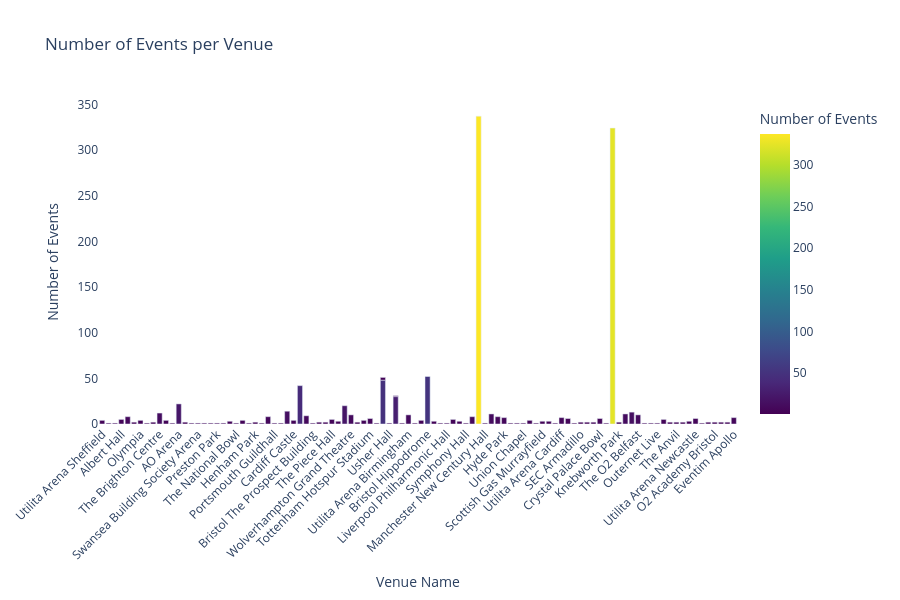

The code cell stored with this chart in its notebook:
### Code cell
import plotly.express as px

fig = px.bar(
    venue_counts, 
    x="venue_name", 
    y="events_per_venue",
    title="Number of Events per Venue",
    labels={"venue_name": "Venue Name", "events_per_venue": "Number of Events"},
    hover_name="venue_name", # This puts the venue name in bold at the top of the tooltip
    color="events_per_venue",     # Optional: adds a nice color gradient based on counts
    height = 600,
    color_continuous_scale="Viridis"
)


fig.update_layout(
    xaxis_tickangle=-45, # Tilts the venue names so they don't overlap
    plot_bgcolor="rgba(0,0,0,0)" # Gives it a clean white background
)


fig.show()

### Figure 1 — Plotly figure (JSON) as saved in the notebook; plotly's stock layout.template omitted (floating-point values rounded to 4 significant figures)
{"data": [{"hovertemplate": "<b>%{hovertext}</b><br><br>Venue Name=%{x}<br>Number of Events=%{marker.color}<extra></extra>", "hovertext": ["Utilita Arena Sheffield", "Sheffield City Hall Oval Hall", "O2 Institute Birmingham", "Albert Hall", "Bournemouth Pavilion", "Royal and Derngate", "Olympia", "Somerset House", "O2 Academy Leeds", "The Brighton Centre", "O2 Academy Brixton", "The Comedy Store", "AO Arena", "O2 Victoria Warehouse Manchester", "O2 Forum Kentish Town", "Swansea Building Society Arena", "Electric Studios", "Manchester Academy", "Preston Park", "Royal Albert Hall", "Richfield Avenue", "The National Bowl", "M&S Bank Arena Liverpool", "The Glee Club", "Henham Park", "Dreamland", "Scarborough Open Air Theatre", "Portsmouth Guildhall", "O2 City Hall Newcastle", "Leeds First Direct Bank Arena", "Cardiff Castle", "The Arts at Marble Arch", "British Airways ARC", "Bristol The Prospect Building", "Bramham Park", "Bradford Live", "The Piece Hall", "Aviva Studios - Warehouse", "Wembley Stadium", "Wolverhampton Grand Theatre", "Victoria Park London", "Sandringham Estate", "Tottenham Hotspur Stadium", "CHESTER RACECOURSE", "The O2", "Usher Hall", "OVO Hydro", "New Wimbledon Theatre", "Utilita Arena Birmingham", "Bath Forum", "bp pulse LIVE", "Bristol Hippodrome", "O2 Apollo Manchester", "The Queen's Hall", "Liverpool Philharmonic Hall", "O2 Academy Glasgow", "Bridgewater Hall", "Symphony Hall", "London Coliseum", "Palace Theatre", "Manchester New Century Hall", "Bristol Beacon", "Daresbury", "Hyde Park", "Cambridge Corn Exchange", "Lighthouse", "Union Chapel", "Connexin Live", "Barrowland Ballroom", "Scottish Gas Murrayfield", "Edinburgh Playhouse", "Pavilion Theatre Glasgow", "Utilita Arena Cardiff", "York Barbican", "Edinburgh Castle Esplanade", "SEC Armadillo", "Motorpoint Arena Nottingham", "Lulworth Castle", "Crystal Palace Bowl", "Royal Highland Showgrounds", "Prince Edward Theatre", "Knebworth Park", "OVO Arena Wembley", "Co-op Live", "The O2 Belfast", "Custom House Square Belfast", "The Telegraph Building", "Outernet Live", "Vaillant Live, Derby", "Waterfront Hall Auditorium", "The Anvil", "Roundhouse", "Town Hall Birmingham", "Utilita Arena Newcastle", "NX", "O2 Academy Birmingham", "O2 Academy Bristol", "Southend Cliffs Pavilion", "Boisdale, Canary Wharf", "Eventim Apollo", "The O2", "OVO Hydro"], "legendgroup": "", "marker": {"color": [4, 1, 1, 5, 8, 2, 4, 1, 2, 12, 4, 1, 22, 2, 1, 1, 1, 1, 1, 1, 3, 1, 4, 1, 2, 1, 8, 1, 1, 14, 4, 42, 9, 1, 2, 2, 5, 3, 20, 10, 2, 4, 6, 1, 48, 1, 30, 1, 10, 1, 4, 52, 3, 1, 1, 5, 3, 1, 8, 337, 1, 11, 8, 7, 1, 1, 1, 4, 1, 3, 3, 1, 7, 6, 1, 2, 2, 2, 6, 1, 324, 2, 11, 13, 10, 1, 1, 1, 5, 2, 2, 2, 3, 6, 1, 2, 2, 2, 2, 7, 3, 1], "coloraxis": "coloraxis", "pattern": {"shape": ""}}, "name": "", "orientation": "v", "showlegend": false, "textposition": "auto", "type": "bar", "x": ["Utilita Arena Sheffield", "Sheffield City Hall Oval Hall", "O2 Institute Birmingham", "Albert Hall", "Bournemouth Pavilion", "Royal and Derngate", "Olympia", "Somerset House", "O2 Academy Leeds", "The Brighton Centre", "O2 Academy Brixton", "The Comedy Store", "AO Arena", "O2 Victoria Warehouse Manchester", "O2 Forum Kentish Town", "Swansea Building Society Arena", "Electric Studios", "Manchester Academy", "Preston Park", "Royal Albert Hall", "Richfield Avenue", "The National Bowl", "M&S Bank Arena Liverpool", "The Glee Club", "Henham Park", "Dreamland", "Scarborough Open Air Theatre", "Portsmouth Guildhall", "O2 City Hall Newcastle", "Leeds First Direct Bank Arena", "Cardiff Castle", "The Arts at Marble Arch", "British Airways ARC", "Bristol The Prospect Building", "Bramham Park", "Bradford Live", "The Piece Hall", "Aviva Studios - Warehouse", "Wembley Stadium", "Wolverhampton Grand Theatre", "Victoria Park London", "Sandringham Estate", "Tottenham Hotspur Stadium", "CHESTER RACECOURSE", "The O2", "Usher Hall", "OVO Hydro", "New Wimbledon Theatre", "Utilita Arena Birmingham", "Bath Forum", "bp pulse LIVE", "Bristol Hippodrome", "O2 Apollo Manchester", "The Queen's Hall", "Liverpool Philharmonic Hall", "O2 Academy Glasgow", "Bridgewater Hall", "Symphony Hall", "London Coliseum", "Palace Theatre", "Manchester New Century Hall", "Bristol Beacon", "Daresbury", "Hyde Park", "Cambridge Corn Exchange", "Lighthouse", "Union Chapel", "Connexin Live", "Barrowland Ballroom", "Scottish Gas Murrayfield", "Edinburgh Playhouse", "Pavilion Theatre Glasgow", "Utilita Arena Cardiff", "York Barbican", "Edinburgh Castle Esplanade", "SEC Armadillo", "Motorpoint Arena Nottingham", "Lulworth Castle", "Crystal Palace Bowl", "Royal Highland Showgrounds", "Prince Edward Theatre", "Knebworth Park", "OVO Arena Wembley", "Co-op Live", "The O2 Belfast", "Custom House Square Belfast", "The Telegraph Building", "Outernet Live", "Vaillant Live, Derby", "Waterfront Hall Auditorium", "The Anvil", "Roundhouse", "Town Hall Birmingham", "Utilita Arena Newcastle", "NX", "O2 Academy Birmingham", "O2 Academy Bristol", "Southend Cliffs Pavilion", "Boisdale, Canary Wharf", "Eventim Apollo", "The O2", "OVO Hydro"], "xaxis": "x", "y": [4, 1, 1, 5, 8, 2, 4, 1, 2, 12, 4, 1, 22, 2, 1, 1, 1, 1, 1, 1, 3, 1, 4, 1, 2, 1, 8, 1, 1, 14, 4, 42, 9, 1, 2, 2, 5, 3, 20, 10, 2, 4, 6, 1, 48, 1, 30, 1, 10, 1, 4, 52, 3, 1, 1, 5, 3, 1, 8, 337, 1, 11, 8, 7, 1, 1, 1, 4, 1, 3, 3, 1, 7, 6, 1, 2, 2, 2, 6, 1, 324, 2, 11, 13, 10, 1, 1, 1, 5, 2, 2, 2, 3, 6, 1, 2, 2, 2, 2, 7, 3, 1], "yaxis": "y"}], "layout": {"barmode": "relative", "coloraxis": {"autocolorscale": false, "colorbar": {"title": {"text": "Number of Events"}}, "colorscale": [[0, "#440154"], [0.1111, "#482878"], [0.2222, "#3e4989"], [0.3333, "#31688e"], [0.4444, "#26828e"], [0.5556, "#1f9e89"], [0.6667, "#35b779"], [0.7778, "#6ece58"], [0.8889, "#b5de2b"], [1, "#fde725"]]}, "height": 600, "legend": {"tracegroupgap": 0}, "plot_bgcolor": "rgba(0,0,0,0)", "title": {"text": "Number of Events per Venue"}, "xaxis": {"anchor": "y", "domain": [0, 1], "tickangle": -45, "title": {"text": "Venue Name"}}, "yaxis": {"anchor": "x", "domain": [0, 1], "title": {"text": "Number of Events"}}}}
